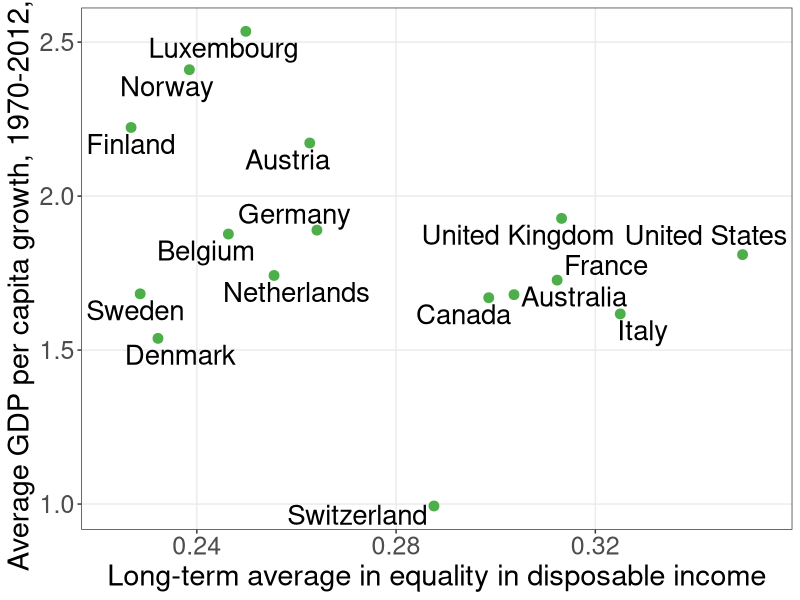

Reproduce this figure in R.
library(tidyverse)
library(ggrepel)
library(readxl)

inGDP <- read_excel("capitalism/ineq_growth.xlsx")

p <- 
  inGDP %>%
  #filter(country != "Australia") %>%
  ggplot(aes(x = avgini, y = avgdpgrowth)) +
  geom_point(color = "#4DAF4A", size = 3) +
  geom_text_repel(aes(label = country), size = 7, point.padding = 0.09) + 
  labs(x = "Long-term average in equality in disposable income",
       y = "Average GDP per capita growth, 1970-2012, %") +
  scale_x_continuous(expand = c(0, .01)) +
  theme_bw() + 
  theme(panel.grid.minor = element_blank(),
        axis.title = element_text(size = 21),
        axis.text = element_text(size = 18))

ggsave(file = "capitalism/ineq_gdp_oecd.pdf", width = 9, height = 7, units = "in")
